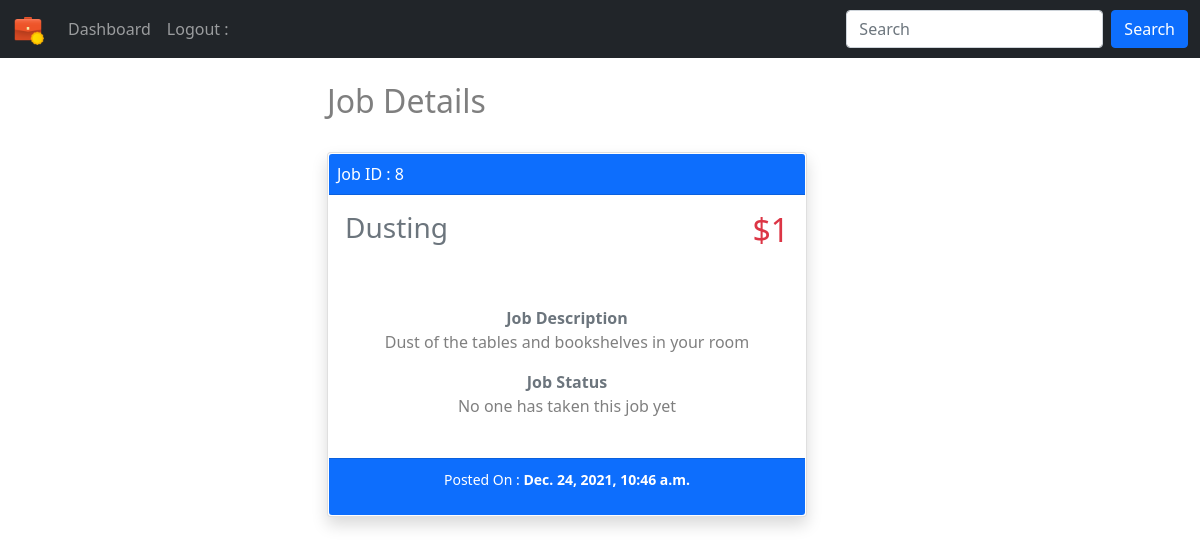
Page /8/ (signed in) on the committed database.
### jobs/models.py (models this page shows, shortened)
class JobPost(models.Model):
    job_title = models.CharField(max_length=200)
    publish_date = models.DateTimeField('date published')
    job_detail = models.CharField(max_length=200)
    job_price = models.IntegerField(default=0)
    job_taken = models.BooleanField(default=False)
    job_done = models.BooleanField(default=False)
    job_done_date = models.DateTimeField('date job completed', null=True, blank=True)
    job_taker = models.ForeignKey(User, on_delete=models.CASCADE, null=True, blank=True, related_name='job_user')
    job_creator = models.ForeignKey(User, on_delete=models.CASCADE, null=True, blank=True, related_name='job_author')

### jobs/views.py (the view)
# urls.py: path('<int:pk>/', views.detail, name='detail'),
@login_required
def detail(request, pk):
    print(pk)
    detail = get_object_or_404(JobPost, pk=pk)
    template = loader.get_template('jobs/detail.html')
    if request.user == 'AnonymousUser':
        usr = "None"
    else:
        usr = request.user
    context = {
    'detail': detail,
    'user': usr, }
    return HttpResponse(template.render(context, request))

### jobs/templates/jobs/detail.html (shortened to what this page needs)
{% extends "jobs/base.html" %}  {% block detail %}
<div class="container">
    {% if detail %}
    <div class="row justify-content-center">
        <div class="col-6 ">
            <h2 class="py-4 text-start text-black-50">Job Details</h2>
            <div class="card mb-4 shadow" style="width: 30rem;">
                <a class="btn p-0" href="../" style="width: 100%;">
                    <div class="card-body p-0">
                        <div class="card-header text-start ps-2 m-0 bg-primary text-white">Job ID : {{detail.id}}</div>
                        <div class="d-flex justify-content-between">
                            <h3 class="card-title p-3 text-secondary">{{ detail.job_title }}</h3>
                            <h2 class="text-danger p-3">${{detail.job_price}}</h2>
                        </div>
                        <div class="p-3">
                            <strong class="text-secondary">Job Description</strong>
                            <p class="text-black-50">{{detail.job_detail}}</p>
                            <strong class="text-secondary">Job Status</strong> {% if detail.job_taken %}
                            <p class="text-black-50">This job is taken by <strong>{{detail.job_taker.first_name}}</strong> </p>
                            {% else %}
                            <p class="text-black-50">No one has taken this job yet</p>
                            {% endif %}
                        </div>
                    </div>
                    <div class="card-footer bg-primary mt-2 text-white">
                        <p><small class="card-text ">Posted On : <strong>{{detail.publish_date}}</strong></small></p>
                    </div>
                </a>
            </div>
        </div>
    </div>
    {% else %}
    <div class="card-body">
        <h2 class="card-title">No data available.</h2>
    </div>
    {% endif %}
</div>
{% endblock detail %}

### rows in the picture
JobPost: id "8", job_title "Dusting", job_price "1", job_detail "Dust of the tables and bookshelves in your room", publish_date "Dec. 24, 2021, 10:46 a.m."
